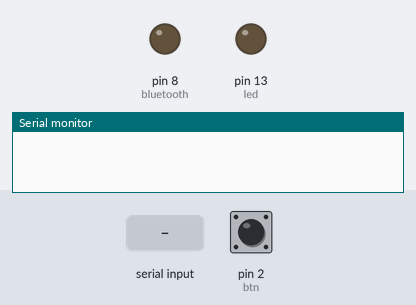
A sketch run on a simulated Arduino Uno, built with avr-gcc and run on an emulated ATmega328P. Parts: output pins drawn as LEDs (lit = HIGH), the last lines printed to the serial monitor. Inputs (shaded band) come from the test bench; at power-on: pin 2 (btn) HIGH.

Above: at 1.2 s.
1.3 s: "1\n" received over Serial
At 2.5 s:
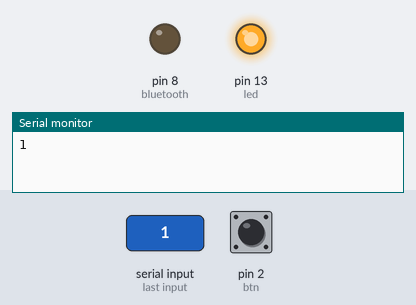
2.8 s: pin 2 (btn) pulled LOW for 0.15 s
At 3.6 s:
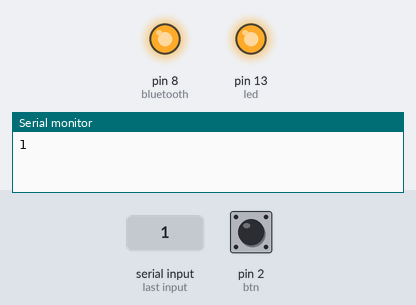
4.4 s: byte 48 ('0') received over Serial
At 4.9 s:
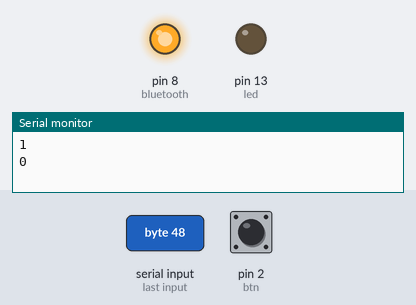
5.9 s: pin 2 (btn) pulled LOW for 1 s
At 7.2 s:
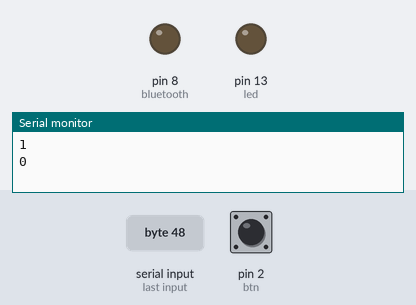
8.4 s: pin 2 (btn) pulled LOW for 3.2 s
At 11.9 s:
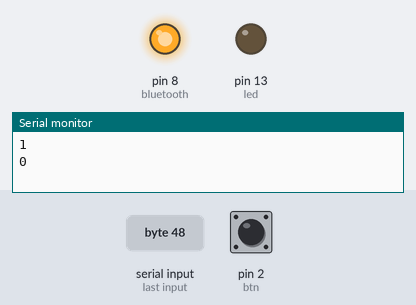
Timing chart, 0 to 13.4 s (numbered marks = the images above; inputs shaded):
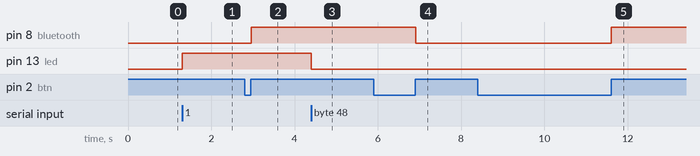

Measured:
- after the input at 1.3 s, pin 13 (led): LOW → HIGH at once
- after the input at 2.8 s, pin 8 (bluetooth): LOW → HIGH after 0.16 s
- after the input at 4.4 s, pin 13 (led): HIGH → LOW at once
- after the input at 5.9 s, pin 8 (bluetooth): HIGH → LOW after 1.0 s
- after the input at 8.4 s, pin 8 (bluetooth): LOW → HIGH after 3.2 s

The sketch:

button_bt2.ino
```cpp
#include <SoftwareSerial.h>
// connect the STATE pin to Arduino pin D4
char data = 0;
int btn=2;
int led=13;
int bluetooth=8;
volatile int state=LOW;
void setup()
{
    pinMode(btn,INPUT);
    pinMode(led,OUTPUT);
    pinMode(bluetooth,OUTPUT);
    Serial.begin(9600);
}
void loop()
{

     if(digitalRead(btn)==LOW)      //Confirm button is pressed
      {
        while(digitalRead(btn)==LOW);//Wait for key interfaces to high
        delay(10);                      //delay 10ms for the elimination of key trailing-edge jitter
        while(digitalRead(btn)==LOW);//Confirm button release
        state = !state;                 //Negate operation, each time you run the program here, state the HGIH becomes LOW, or the state becomes the LOW HGIH.
        digitalWrite(bluetooth,state);     //TURN THE BLUTOOTH DEVICE ON OR OFF
      }

if(Serial.available() > 0)  // Send data only when you receive data:
{
data = Serial.read();      //Read the incoming data and store it into variable data
Serial.print(data);        //Print Value inside data in Serial monitor
Serial.print("\n");        //New line
if(data == '1')            //Checks whether value of data is equal to 1
digitalWrite(13, HIGH);  //If value is 1 then LED turns ON
else if(data == '0')       //Checks whether value of data is equal to 0
digitalWrite(13, LOW);   //If value is 0 then LED turns OFF
}

}
```
